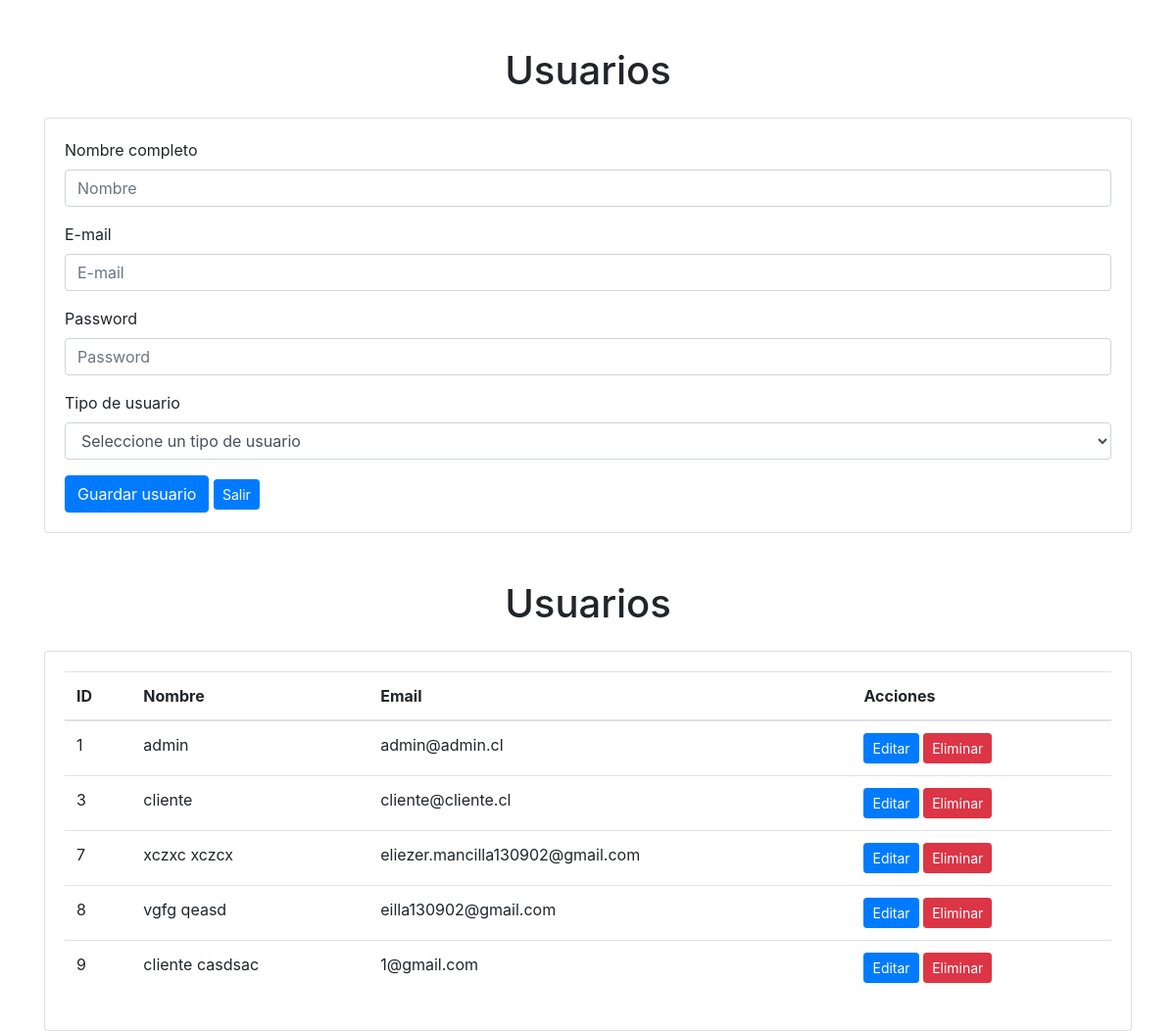
The app's page /administrar/mantenedorUsuarios/, older data.
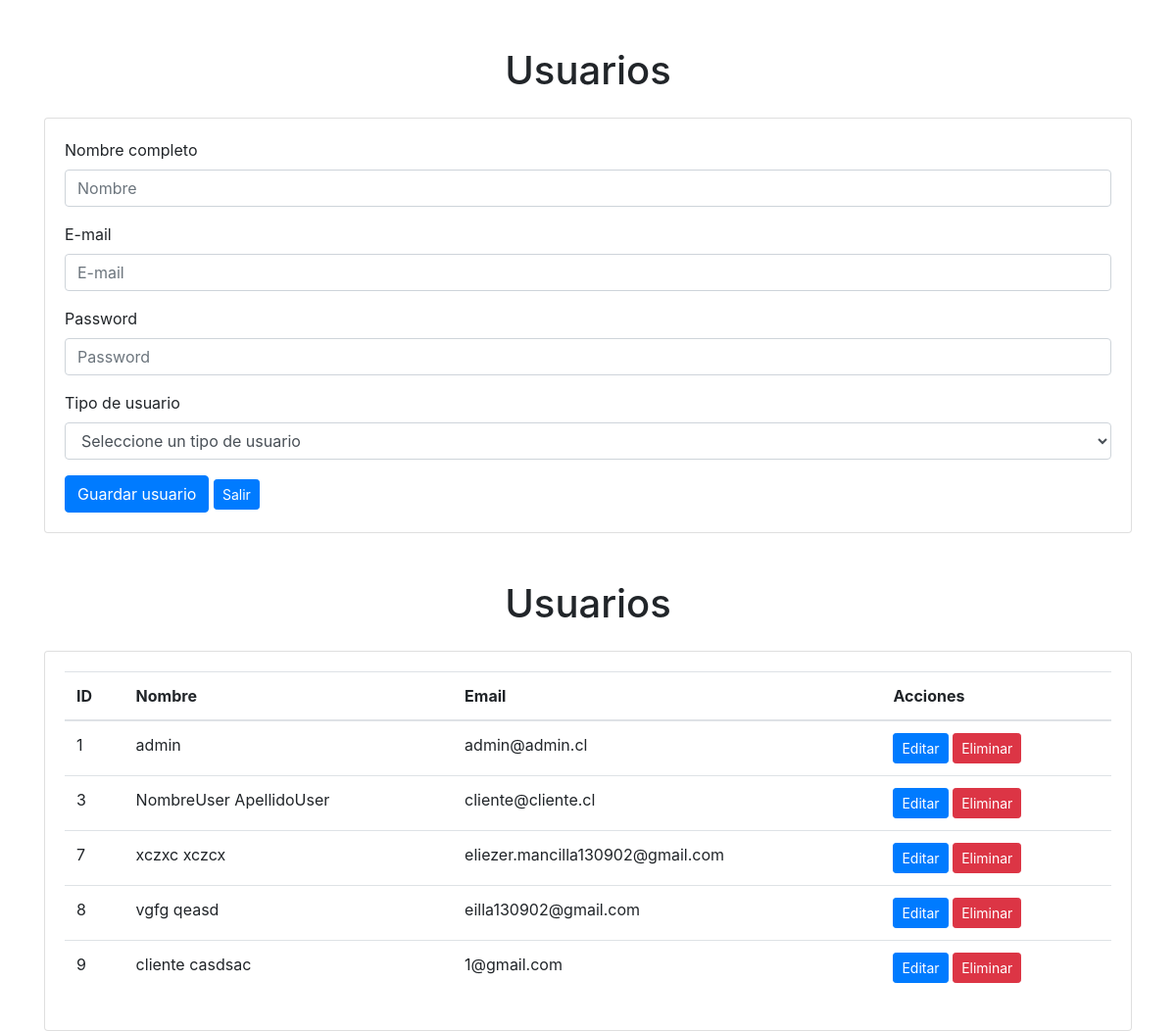
The same page, newer data.
### aplicacion/models.py (models this page shows, shortened)
class Usuario(models.Model):
    IdUsuario = models.AutoField(primary_key=True)
    tipo_usuario = models.ForeignKey(TipoUsuario, on_delete=models.CASCADE)
    nombre = models.CharField(max_length=255)
    email = models.EmailField(unique=True)
    password = models.CharField(max_length=255)

### aplicacion/views.py (the view)
# urls.py: path('administrar/mantenedorUsuarios/', views.mantenedorUsuarios, name='mantenedorUsuarios'),
@csrf_exempt
def mantenedorUsuarios(request):
    usuarios = Usuario.objects.all()
    tipos_usuarios = TipoUsuario.objects.all()
    return render(request, 'aplicacion/usuario.html', {'usuarios': usuarios , 'tipos_usuarios': tipos_usuarios})

### aplicacion/templates/aplicacion/usuario.html (shortened to what this page needs)
{% load static %}
<!DOCTYPE html>
<html lang="es">
<head>
    <link rel="stylesheet" href="{% static 'css/style.css' %}">
    <link rel="stylesheet" href="https://stackpath.bootstrapcdn.com/bootstrap/4.5.2/css/bootstrap.min.css">
</head>
<body>
    <div class="container mt-5">
        <h1 class="text-center">Usuarios</h1>
        <div class="card mt-4">
            <div class="card-body">
                <form>
                    <div class="form-group">
                        <label for="nombre">Nombre completo</label>
                        <input type="text" class="form-control" id="nombre" placeholder="Nombre">
                    </div>
                    <div class="form-group">
                        <label for="email">E-mail</label>
                        <input type="email" class="form-control" id="email" placeholder="E-mail">
                    </div>
                    <div class="form-group">
                        <label for="password">Password</label>
                        <input type="text" class="form-control" id="password" placeholder="Password">
                    </div>
                    <div class="form-group">
                        <label for="tipo_usuario">Tipo de usuario</label>
                        <select class="form-control" id="cmbTipoUsuario">
                            <option value="0">Seleccione un tipo de usuario</option>
                        </select>
                    </div>
                    <button type="button" class="btn btn-primary" onclick="agregarUsuario();">Guardar usuario</button>
                    <a href=".." class="btn btn-sm btn-primary">Salir</a>
                </form>
            </div>
        </div>
    </div>
    <div class="container mt-5">
        <h1 class="text-center">Usuarios</h1>
        <div class="card mt-4">
            <div class="card-body">
                <table class="table">
                    <thead>
                        <tr>
                            <th>ID</th>
                            <th>Nombre</th>
                            <th>Email</th>
                            <th>Acciones</th>
                        </tr>
                    </thead>
                    <tbody>
                        {% for usuario in usuarios %}
                        <tr>
                            <td>{{ usuario.IdUsuario }}</td>
                            <td>{{ usuario.nombre }}</td>
                            <td>{{ usuario.email }}</td>
                            <td>
                                <a href="{% url 'editar_usuario' usuario.IdUsuario %}" class="btn btn-sm btn-primary">Editar</a>
                                <a href="{% url 'eliminar_usuario' usuario.IdUsuario %}" class="btn btn-sm btn-danger">Eliminar</a>
                            </td>
                        </tr>
                        {% endfor %}
                    </tbody>
                </table>
            </div>
        </div>
    </div>
</body>
</html>

Row changes from the older to the newer data that the page shows:
changed Usuario "cliente@cliente.cl": nombre "cliente" → "NombreUser ApellidoUser"
